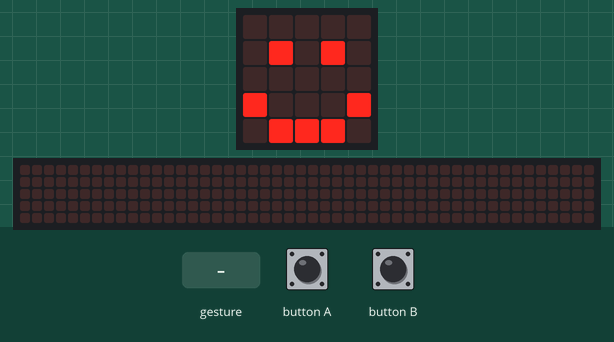
This program was run on a simulated BBC micro:bit running MicroPython. On the bench: the board's 5×5 LED display, a strip that is not on the board, showing the scrolling text unrolled. The inputs (shaded band) are chosen by the test bench. Random numbers come from a fixed seed; a tilt is held for 1.5 s and a shake lasts 1 s, then the board lies face up again; the 48×5 strip is a reading aid, not a part: it shows the text the display is scrolling, unrolled, one strip-width of it at a time.

Above: at 1.2 s.
1.3 s: gesture 'shake'
At 2.3 s:
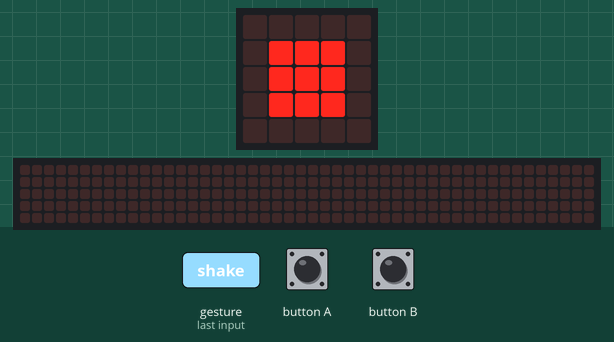
4.3 s: button B pressed for 0.15 s
At 4.37 s:
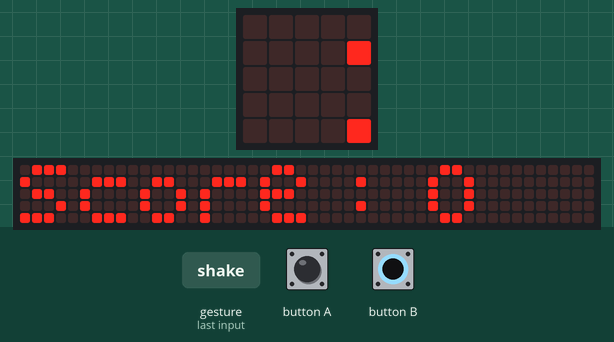
5.0 s: button A pressed for 0.15 s
5.7 s: gesture 'shake'
8.7 s: button B pressed for 1 s
At 14.9 s:
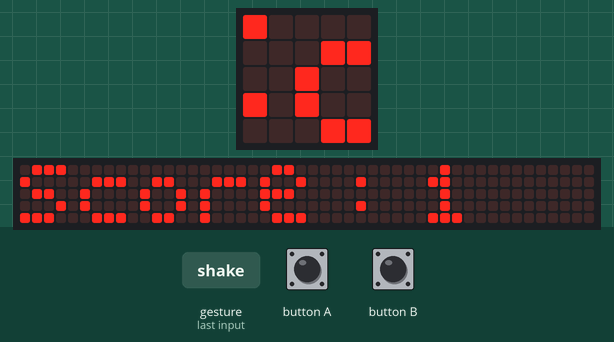

Measured:
- after the input at 1.3 s, the display: first changes after 0.21 s (image 1 shows a later state)
- after the input at 4.3 s, the display: changes at once (image 2)
- what the display in image 1 shows lasts 2.0 s, from 1.5 s to 3.5 s

The program:

main.py
```python
"""
Created by: Ihor Chernyshev
Created on: Oct 2023
This module is a Micro:bit MicroPython program
"""

from microbit import *
import random

random_number = -1
score = 0

display.clear()
display.show(Image.HAPPY)

while True:
    if accelerometer.was_gesture("shake"):
        random_number = random.randint(0, 2)
        display.clear()

        if random_number == 0:
            display.show(Image("00000:" "09990:" "09990:" "09990:" "00000"))
            sleep(2000)
            display.clear()
            display.show(Image.HAPPY)

        if random_number == 1:
            display.show(Image("99999:" "90009:" "90009:" "90009:" "99999"))
            sleep(2000)
            display.clear()
            display.show(Image.HAPPY)

        if random_number == 2:
            display.show(Image("99009:" "99090:" "00900:" "99090:" "99009"))
            sleep(2000)
            display.clear()
            display.show(Image.HAPPY)

    if button_a.was_pressed():
        score = score + 1
        display.clear()
        display.show(Image.YES)
        sleep(1000)
        display.show(Image.HAPPY)

    if button_b.was_pressed():
        display.clear()
        display.scroll("Score : " + str(score))
        display.show(Image.HAPPY)
```
